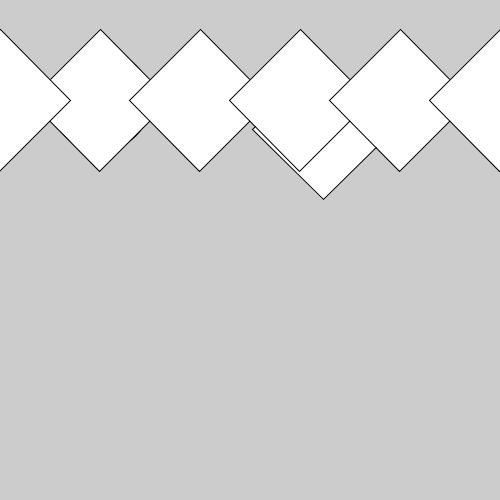
Frame 1 (no input)
Frame 60 (the mouse pressed at the canvas centre just before this capture): identical to frame 1, image omitted
Frame 120 (the mouse held since frame 60 and released just before this capture): identical to frame 1, image omitted

The Processing sketch that drew this single still picture (run headless with seeded random() and noise(); from frame 60 on, the mouse is pressed at the canvas centre):

// Processing sketch: Anna_Kim___Diamond_Demo
// ── Anna_Kim___Diamond_Demo.pde
void setup() {
  // outputs to the GUI: draws something
 size(500,500);
 circle(100,100,100);
 diamond(100, 100);
 diamond(0, 100);
 diamond(random(0, width), random(0, height));
 diamond(200, 100);
 diamond(300, 100);
 diamond(400, 100);
 diamond(500, 100);
 
 fill(100, 255, 0);
 textSize(40);
 
 // outputs to the code; "returns" a value
 int x = int(random(0, 10));
 abs(-5);
}

void diamond(float xOffset, float yOffset) {
  push();
  rectMode(CENTER);
  translate (xOffset, yOffset);
  rotate(radians(45));
  square(0, 0, 100);
  pop();
}

void draw() {
  
}

void mousePressed() {

}

void keyPressed() {
  
}
